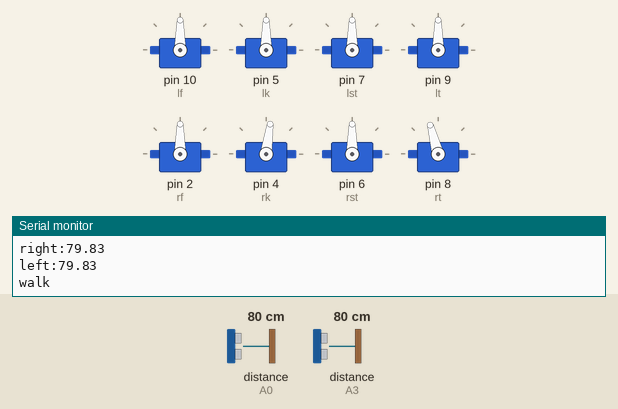
Bench run of a sketch on a simulated Arduino Uno, built with avr-gcc and run on an emulated ATmega328P. Parts: 8 × servo, the last lines printed to the serial monitor. Wiring (inferred from the names in the program): 2 × ultrasonic range finder: trigger A1, echo A0 / trigger A2, echo A3. Inputs (shaded band) come from the test bench; at power-on: distance to the obstacle (sensors on A0, A3) 80 cm. The echo pulse lasts 58.3 µs per cm.

Above: at 3.8 s.
3.9 s: distance to the obstacle (sensor on A0) set to 12 cm
11.9 s: distance to the obstacle (sensor on A0) set to 9 cm
At 16.3 s:
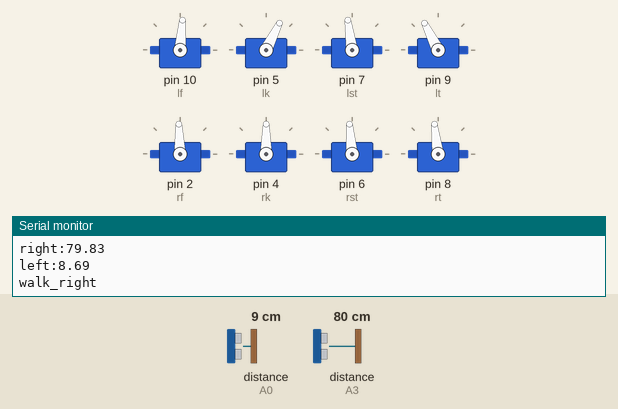
20.2 s: distance to the obstacle (sensor on A0) set to 18 cm
At 25.0 s:
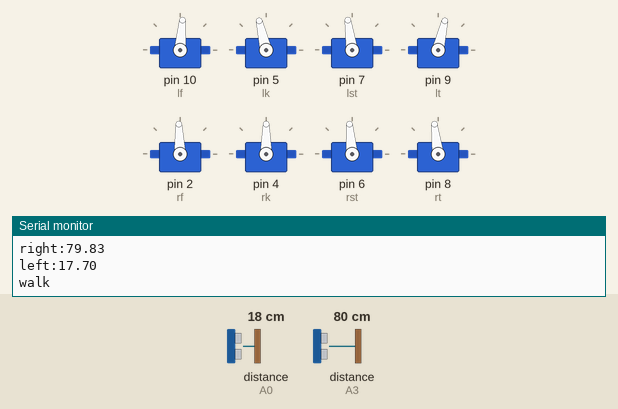
25.1 s: distance to the obstacle (sensor on A3) set to 2 cm
At 30.6 s:
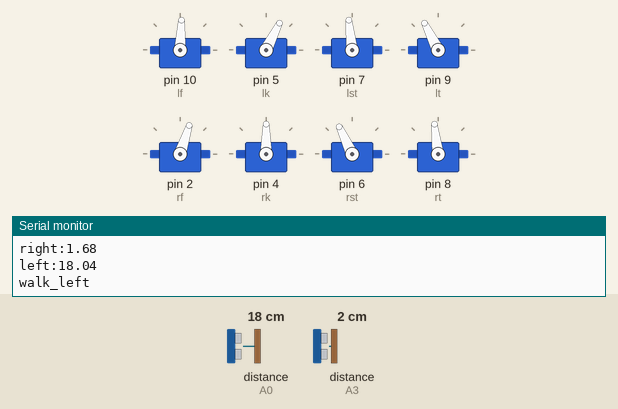
31.4 s: distance to the obstacle (sensor on A3) set to 18 cm
At 34.37 s:
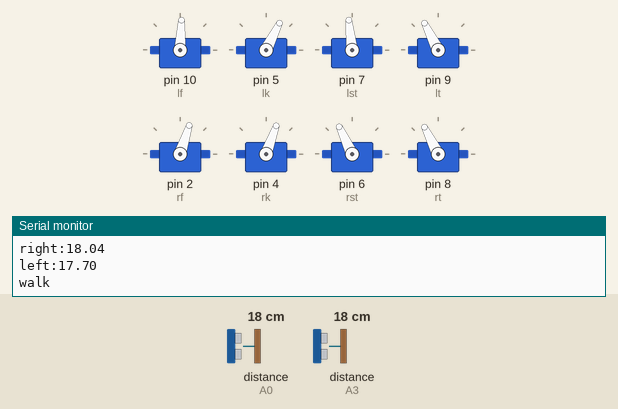
Timing chart, 0 to 37.2 s (numbered marks = the images above; inputs shaded):
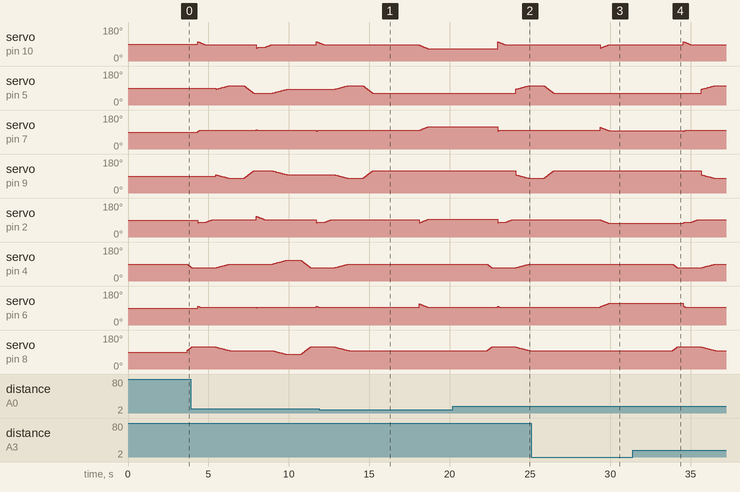

The sketch:

biped_5.1.ino
```cpp
#include <Servo.h>
#define tilt 18
#define side_tilt 5  //angle tilt of feet
#define mtilt 95  //angle rectification of feet so that it doesnot sweep ground
#define knee 10
#define mknee 105 //angle tilt of knee
#define thigh 95  //angle thigh moves backward
#define mthigh 20 //angle thigh moves forward
#define relax 90  //initial or relax angle of all servo
#define sped 15 // the lesser the sped, bot will move that fast
#define distMin 10
#define trigPin_2 A2
#define echoPin_2 A3
#define trigPin_1 A1
#define echoPin_1 A0

#define interruptPin 16
#define rpi_r 14
#define rpi_l 15

Servo lf,rf,lk,rk,lt,rt,lst,rst;
void left_feet(int a);
void left_knee(int a);
void left_side_thigh(int a);
void left_thigh(int a);
void right_feet(int a);
void right_knee(int a);
void right_side_thigh(int a);
void right_thigh(int a);
void right_knee_right_thigh(int a,int b);
void right_thigh_left_knee(int a,int b);
void left_thigh_right_knee(int a ,int b);
void left_knee_left_thigh(int a,int b);
void right_thigh_left_thigh(int a,int b);
boolean walkContinue=true;
int lfi=90,rfi=90,lki=90,rki=90,lti=90,rti=90,lsti=90,rsti=90;;//stores final position after movement
void straight()   //sets up the bot in straight position(initial position)
{

  lfi=lf.read();
rfi= rf.read();
 lki=lk.read();
 rki=rk.read();
lti= lt.read();
rti= rt.read();
 lsti=lst.read();
 rsti=rst.read();

// lf.write(90);
// rf.write(90);
// lk.write(90);
// rk.write(90);
// lt.write(90);
// rt.write(90);
// lst.write(90);
// rst.write(90);
right_feet(92);
 left_feet(85);
 right_knee(90);
 left_knee(83);
 right_side_thigh(95);
 left_side_thigh(98);
 right_thigh(97);
 left_thigh(97);
 //lfi=90,rfi=90,lki=90,rki=90,lti=90,rti=90;lsti=90;rsti=90;


}


void useRpi();
void useUltra();

void setup()
{

 Serial.begin(9600);
 lf.attach(10);
 lk.attach(5);
 lst.attach(7);
 lt.attach(9);
 rf.attach(2);
 rk.attach(4);
 rst.attach(6);
 rt.attach(8);
  straight();
  delay(2000);
  pinMode(rpi_l,INPUT);
  pinMode(rpi_r,INPUT);
// attachInterrupt(digitalPinToInterrupt(interruptPin),useRpi,HIGH);
// attachInterrupt(digitalPinToInterrupt(interruptPin),useUltra,LOW);
}

float get_left_dist(){
   float distance;
  long duration;
  pinMode(trigPin_1,OUTPUT);
  digitalWrite(trigPin_1,LOW);
  delayMicroseconds(2);
  digitalWrite(trigPin_1, HIGH);
  delayMicroseconds(10);
  digitalWrite(trigPin_1, LOW);
  pinMode(echoPin_1,INPUT);
  duration=pulseIn(echoPin_1, HIGH);
  distance=(duration/2) / 29.1;
  Serial.print("left:" );
    Serial.println(distance);
    return distance;
}

boolean check_left_ultra(){//returns if obstacle is present->true

  if(get_left_dist()<=distMin){
    return true;
  }
  else
    return false;
}
float get_right_dist(){
  float distance;
  long duration;
  pinMode(trigPin_2,OUTPUT);
  digitalWrite(trigPin_2,LOW);
  delayMicroseconds(2);
  digitalWrite(trigPin_2, HIGH);
  delayMicroseconds(10);
  digitalWrite(trigPin_2, LOW);
    pinMode(echoPin_2,INPUT);
  duration=pulseIn(echoPin_2, HIGH);
  distance=(duration/2) / 29.1;
    Serial.print("right:" );
    Serial.println(distance);
    return distance;
}
boolean check_right_ultra(){//returns if obstacle is present->true

  if(get_right_dist()<=distMin){
    return true;
  }
  else
    return false;
}


void bot_tilt_left(){
  right_feet(rfi-tilt);
  left_side_thigh(lsti-side_tilt);
  right_feet(rfi+2*side_tilt);
  left_feet(lfi+tilt);
}
void bot_tilt_right(){
//  Serial.print("Bot tilt right started");
  left_feet(lfi-tilt);
  right_side_thigh(rsti-side_tilt);
  left_feet(lfi+2*side_tilt);
  right_feet(rfi+tilt);
}
void motors_four(int slt,int srt,int fl,int fr){
  int i=slt>0?1:-1;
  int j=srt>0?1:-1;
  int k=fl>0?1:-1;
  int l=fr>0?1:-1;
  while(slt!=0&&fl!=0&&srt!=0&&fr!=0){
    lsti+=i;
    lst.write(lsti);
    rsti+=j;
    rst.write(rsti);
    lfi+=k;
    lf.write(lfi);
    rfi+=l;
    rf.write(rfi);
    slt-=i;
    srt-=j;
    fl-=k;
    fr-=l;
    delay(sped*2);
  }
  while(slt!=0){
    lsti+=i;
    lst.write(lsti);
    slt-=i;
    delay(sped*2);
  }
  while(srt!=0){
    rsti+=j;
    rst.write(rsti);
    srt-=j;
    delay(sped*2);
  }

  while(fl!=0){
    lfi+=k;
    lf.write(lfi);
    fl-=k;
    delay(sped*2);
  }
   while(fr!=0){
    rfi+=l;
    rf.write(rfi);
    fr-=l;
    delay(sped*2);
  }

}
void motors_four2(int slt,int srt,int fl,int fr){
  int i=slt>0?1:-1;
  int j=srt>0?1:-1;
  int k=fl>0?1:-1;
  int l=fr>0?1:-1;
  while(slt!=0&&fl!=0&&srt!=0&&fr!=0){
    lsti+=i;
    lst.write(lsti);
    rsti+=j;
    rst.write(rsti);
    lfi+=k;
    lf.write(lfi);
    rfi+=l;
    rf.write(rfi);
    slt-=i;
    srt-=j;
    fl-=k;
    fr-=l;
    delay(sped*2);
  }
  while(slt!=0){
    lsti+=i;
    lst.write(lsti);
    slt-=i;
    delay(sped*2);
  }
  while(srt!=0){
    rsti+=j;
    rst.write(rsti);
    srt-=j;
    delay(sped*2);
  }
   while(fr!=0){
    rfi+=l;
    rf.write(rfi);
    fr-=l;
    delay(sped*2);
  }
  while(fl!=0){
    lfi+=k;
    lf.write(lfi);
    fl-=k;
    delay(sped*2);
  }


}
void motors_thigh_knee(int tl,int tr, int kl, int kr){
  int i=tl>0?1:-1;
  int j=tr>0?1:-1;
  int k=kl>0?1:-1;
  int l=kr>0?1:-1;
  while(tl!=0&&tr!=0&&kl!=0&&kr!=0){
    lti+=i;
    lt.write(lti);
    rti+=j;
    rt.write(rti);
    lki+=k;
    lk.write(lki);
    rki+=l;
    rk.write(rki);
    tl-=i;
    tr-=j;
    kl-=k;
    kr-=l;
    delay(sped*3);
  }
  while(tl!=0){
    lti+=i;
    lt.write(lti);
    tl-=i;
    delay(sped);
  }
  while(tr!=0){
    rti+=j;
    rt.write(rti);
    tr-=j;
    delay(sped);
  }

  while(kl!=0){
    lki+=k;
    lk.write(lki);
    kl-=k;
    delay(sped);
  }
   while(kr!=0){
    rki+=l;
    rk.write(rki);
    kr-=l;
    delay(sped);
  }
}
void alignLeft(){    //BringLeft Leg Back
  lfi=lf.read();
  rfi= rf.read();
  lki=lk.read();
  rki=rk.read();
  lti= lt.read();
  rti= rt.read();
  lsti=lst.read();
  rsti=rst.read();


  left_knee(83);
  left_thigh(97);
  right_knee(90);
  right_thigh(97);
  left_feet(85);
  left_side_thigh(98);
  right_feet(92);
  right_side_thigh(95);


}
void alignRight(){   //bring rightLeg BAck
  lfi=lf.read();
  rfi= rf.read();
  lki=lk.read();
  rki=rk.read();
  lti= lt.read();
  rti= rt.read();
  lsti=lst.read();
  rsti=rst.read();

  right_knee(90);
  right_thigh(97);
  left_knee(83);
  left_thigh(97);
  right_feet(92);
  right_side_thigh(95);
  left_feet(85);
  left_side_thigh(98);


}
void walk_start()   //starts the walking process(code executed only once)
{
  bot_tilt_left();
  delay(200);
  right_side_thigh(rsti+side_tilt);
  delay(0);
  right_knee_right_thigh(rki-mthigh,rti+mthigh);
  delay(0);


}
int stepPos=0;
void walk2(){
  if(stepPos==0){
    walk_start();
    stepPos=1;
  }
  if(stepPos==1){
    delay(200);
    right_feet(rfi-2*side_tilt);
    motors_four(side_tilt,-1*side_tilt,-1*tilt,tilt);
    delay(200);
    motors_thigh_knee(-1*mthigh,-1*mthigh, mthigh,mthigh);
    delay(0);
    bot_tilt_right();
    left_side_thigh(lsti+side_tilt);
    delay(0);
    left_knee_left_thigh(lki-mthigh*2,lti+mthigh*2);
    delay(0);
    stepPos=2;
  }
  else if(stepPos==2){

    left_feet(lfi-2*side_tilt);
    motors_four2(-1*side_tilt,side_tilt,tilt,-1*tilt);
    delay(100);
    motors_thigh_knee(-1*mthigh,-1*mthigh,mthigh,mthigh);
    delay(0);
    bot_tilt_left();
    right_side_thigh(rsti+side_tilt);
    delay(0);
    right_knee_right_thigh(rki-mthigh*2,rti+mthigh*2);
    stepPos=1;
  }

}

void right_kick(){
  bot_tilt_left();
  right_feet(rfi-side_tilt);
  right_knee(rki-mthigh*3);
  delay(500);
  right_knee_speed(rki+mthigh*3);
  right_knee_right_thigh_speed(rki+mthigh,rti+mthigh);
  //delay(500);
//   right_thigh_left_thigh(rti-5,lti-5);


}

void left_kick(){
  bot_tilt_right();
  left_feet(lfi-side_tilt);
  left_knee(lki-mthigh*3);
  delay(500);
  left_knee_speed(lki+mthigh*3);
  left_knee_left_thigh_speed(lki+mthigh,lti+mthigh);
  //delay(500);
//   right_thigh_left_thigh(rti-5,lti-5);


}


void sidewalkLeft(){
//  Serial.print("Walking Left start\n");
  bot_tilt_right();
  delay(200);
  left_side_thigh(lsti+tilt);
  left_feet(lfi+tilt);
  right_side_thigh(rsti+side_tilt);
  right_feet(rfi-tilt);
  left_feet(lfi-2*side_tilt-tilt);
  motors_four(side_tilt*(-4),side_tilt*4,side_tilt*4,side_tilt*(-4));
  bot_tilt_left();
  right_feet(rfi-2*side_tilt);
  delay(500);
  right_feet(rfi-side_tilt*4+tilt);
  right_side_thigh(rsti-side_tilt*2);
  //todo change this fucking straight function
  straight();
//  Serial.print("Walking Left finished\n");
//  while(1);

}

void sidewalkRight(){
//  Serial.print("Walking right start\n");
  bot_tilt_left();
  delay(200);
  right_side_thigh(rsti+tilt);
  right_feet(rfi+tilt);
  left_side_thigh(lsti+side_tilt);
  left_feet(lfi-tilt);
  right_feet(rfi-2*side_tilt-tilt);
  motors_four(side_tilt*(4),side_tilt*(-4),side_tilt*(-4),side_tilt*(4));
  bot_tilt_right();
  left_feet(lfi-2*side_tilt);
  delay(200);
  left_feet(lfi-side_tilt*4+tilt);
  left_side_thigh(lsti-side_tilt*2);
  //todo change this fucking straight function
  straight();
//  Serial.print("Walking right finished\n");

}

void alignStep(){
  if(stepPos==1){
    alignRight();
    stepPos=0;
  }
  else if(stepPos==2){
    alignLeft();
    stepPos=0;
  }
}

int walkLength=8;
void decision_rpi(){

    boolean right=digitalRead(rpi_r)==1;
    boolean left=digitalRead(rpi_l)==1;
    if(right && left){
      Serial.print("walk_r\n");
      walk2();
    }
    else if(!right && left){
      alignStep();
      Serial.print("walk_right_r\n");
      sidewalkRight(); //walk right
    }
    else  if(right && !left){
      alignStep();
      Serial.print("walk_left_r\n");
      sidewalkLeft(); //walk left

    }
    else{
      Serial.print("kick_r\n");
      alignStep();
      delay(500);
      //find min dist
      int rightDist=get_right_dist();
      int leftDist=get_left_dist();
      int minDist=leftDist<rightDist? leftDist:rightDist;

      while(minDist>2){           //gets closer to the ball until dist is > 5 cm, then kicks in range of 0-5 cm
        walk2();
        rightDist=get_right_dist();
        leftDist=get_left_dist();
        minDist=leftDist<rightDist? leftDist:rightDist;
      }
      alignStep();
      if(get_right_dist()<=get_left_dist())
        right_kick();
      else {
        left_kick();
      }
      delay(500);
      straight();
      while(1);
    }


}


void decision_ultra(){
    boolean right;
    boolean left;
      right=check_right_ultra();
      left=check_left_ultra();
    if(right && left){
      ;//stop
      alignStep();
      Serial.print("stop\n");
    }
    else if(!right && left){
      alignStep();
      Serial.print("walk_right\n");
      sidewalkRight(); //walk right
    }
    else  if(right && !left){
      alignStep();
      Serial.print("walk_left\n");
      sidewalkLeft(); //walk left
    }
    else{
      Serial.print("walk\n");
      walk2();
    }


}

void useRpi(){
//  if(firstStep){
//    straight();
//    delay(500);
// }
  decision_rpi();
}
void useUltra(){
  decision_ultra();

}

void loop()
{
    if(digitalRead(interruptPin)){
      useRpi();
    }
    else
      useUltra();

}

void sweep(Servo myServo,int* initial,int final){
  int i=*initial,toDecrease=1;
  if(final<*initial){
    toDecrease=-1;
  }

  while(final!=i){
    i+=toDecrease;
    myServo.write(i);
    delay(sped);
//    Serial.print("1\n");
  }
  *initial = i;

}
void sweep(Servo myServo,int* initial,int final,int abcd){
  int i=*initial,toDecrease=1;
  if(final<*initial){
    toDecrease=-1;
  }

  while(final!=i){
    i+=toDecrease;
    myServo.write(i);
    delay(sped/4);

  }
  *initial = i;

}

void right_thigh_left_thigh(int a,int b){
  int x,y;
  x=rti,y=lti;
  int i=(rti>a?-1:1),j=(lti>b?-1:1);
  while(x!=a && y!=b){
    x+=i;
    y+=j;
    right_thigh(x);
    left_thigh(y);
  }
  while(x!=a){
    x+=i;
   right_thigh(x);
  }
  while(y!=b){
     y+=j;
     left_thigh(y);
  }
}

//change
void right_knee_right_thigh(int a,int b)  //to move right knee and right thigh together to required pos
{
  int i=(rki>a?-1:1),j=(rti>b?-1:1);
  while(rki!=a && rti!=b){
    rki+=i;
    rti+=j;
    rk.write(rki);
    rt.write(rti);
    delay(sped);
  }
  while(rki!=a){
    rki+=i;
   rk.write(rki);
    delay(sped);
  }
  while(rti!=b){
     rti+=j;
      rt.write(rti);
    delay(sped);
  }

}
void right_knee_right_thigh_speed(int a,int b)  //to move right knee and right thigh together to required pos
{
  int sp=sped;
  int i=(rki>a?-1:1),j=(rti>b?-1:1);
  while(rki!=a && rti!=b){
    rki+=i;
    rti+=j;
    rk.write(rki);
    rt.write(rti);
    delay(sped/3);
  }
  while(rki!=a){
    rki+=i;
   rk.write(rki);
    delay(sped/3);
  }
  while(rti!=b){
     rti+=j;
      rt.write(rti);
    delay(sped/3);
  }

}
void left_knee_left_thigh_speed(int a,int b)  //to move right knee and right thigh together to required pos
{
  int sp=sped;
  int i=(lki>a?-1:1),j=(lti>b?-1:1);
  while(lki!=a && lti!=b){
    lki+=i;
    lti+=j;
    lk.write(lki);
    lt.write(lti);
    delay(sped/3);
  }
  while(lki!=a){
    lki+=i;
   lk.write(lki);
    delay(sped/3);
  }
  while(lti!=b){
     lti+=j;
      lt.write(lti);
    delay(sped/3);
  }

}

void left_knee_left_thigh(int a,int b)  //to move right knee and right thigh together to required pos
{
  int i=(lki>a?-1:1),j=(lti>b?-1:1);
  while(lki!=a && rki!=b){
    lki+=i;
    lk.write(lki);
    lti+=j;
    lt.write(lti);
    delay(sped);
  }
  while(lki!=a){
    lki+=i;
   lk.write(lki);
   delay(sped);
  }
  while(lti!=b){
     lti+=j;
    lt.write(lti);
    delay(sped);
  }

}
//change
void right_thigh_left_knee(int a,int b)   //to move right thigh and left knee together to required position
{
  int i,j;
  for(i=rti,j=lki; i>=a && j>=b; i-=1,j-=1)
  {
    rt.write(i);
    lk.write(j);
      delay(sped);
  }
  rti=i;
  lki=j;
}
//change
void left_thigh_right_knee(int a ,int b)  //to move left thigh and right knee together to required position
{
  int i,j;
  for(i=lti,j=rki; i<=a && j<=b; i+=2,j+=1)
  {
    lt.write(i);
    rk.write(j);
      delay(sped);
  }
  lti=i;
  rki=j;
}
void left_feet(int a)//to move left feet the required pos by argumnet
{
//  Serial.print("Left feet started\n");
  sweep(lf,&lfi,a);
}
void left_knee(int a)//to move left knee the required pos by argumnet
{
  sweep(lk,&lki,a);
}
void left_thigh(int a)//to move left thigh the required pos by argumnet
{
  sweep(lt,&lti,a);
}
void left_side_thigh(int a)//to move left side thigh the required pos by argumnet
{
  sweep(lst,&lsti,a);
}
void right_feet(int a)//to move right feet the required pos by argumnet
{
  sweep(rf,&rfi,a);
}
void right_knee(int a)//to move left knee the required pos by argumnet
{
 sweep(rk,&rki,a);
}
void right_knee_speed(int a)//to move left knee the required pos by argumnet
{
 sweep(rk,&rki,a,0);
}
void left_knee_speed(int a)//to move left knee the required pos by argumnet
{
 sweep(lk,&lki,a,0);
}
void right_thigh(int a)//to move left thigh the required pos by argumnet
{
  sweep(rt,&rti,a);
}
void right_side_thigh(int a)//to move left thigh the required pos by argumnet
{
  sweep(rst,&rsti,a);
}
```

Measured:
- the behaviour switches between 11 and 10 cm on distance to the obstacle (sensor on A0) (found by bisection; images 0 and 1)
- after the input at 11.9 s, servo on pin 5 (lk): goes on until 15.2 s, then stays 63°; servo on pin 4 (rk): goes on until 13.7 s, then stays 90°; servo on pin 8 (rt): goes on until 13.7 s, then stays 97°
- after the input at 20.2 s, servo on pin 5 (lk): moves from 63° to 103° over 0.86 s, starting after 3.9 s; servo on pin 9 (lt): moves from 117° to 77° over 0.86 s, starting after 3.9 s; servo on pin 8 (rt): rises from 97° to 117° in 0.27 s, then falls to 97° in 2.4 s
- after the input at 25.1 s, servo on pin 5 (lk): goes on until 26.5 s, then stays 63°; servo on pin 9 (lt): goes on until 26.5 s, then stays 117°; servo on pin 4 (rk): stays 90° (without the input it goes to 91° after 2.6 s); servo on pin 8 (rt): stops changing and stays 97°
- after the input at 31.4 s, servo on pin 5 (lk): moves from 63° to 103° over 0.86 s, starting after 4.3 s; servo on pin 9 (lt): moves from 117° to 77° over 0.86 s, starting after 4.3 s; servo on pin 8 (rt): rises from 97° to 117° in 0.27 s, then falls to 97° in 2.4 s
